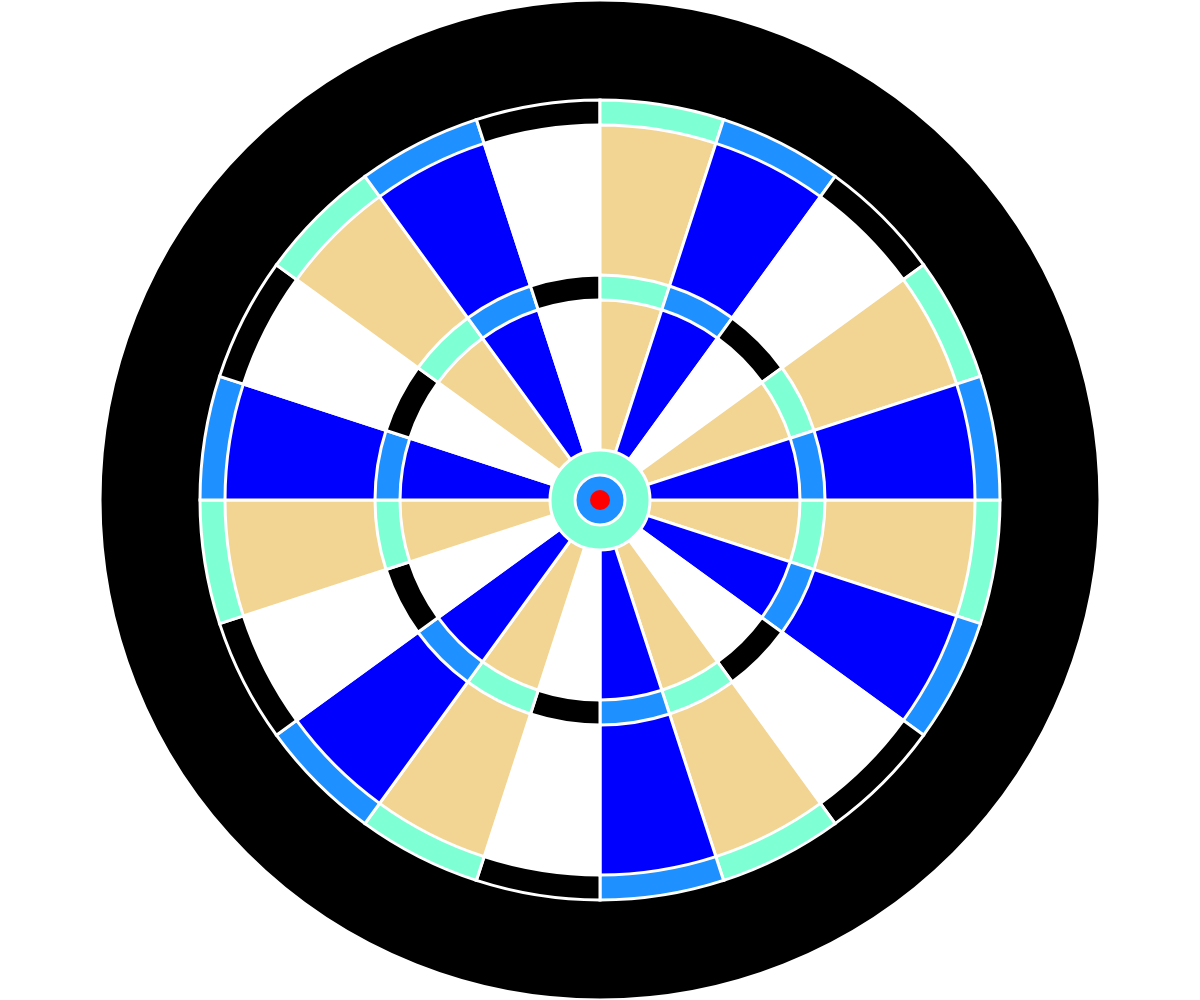
Frame 1 (no input)
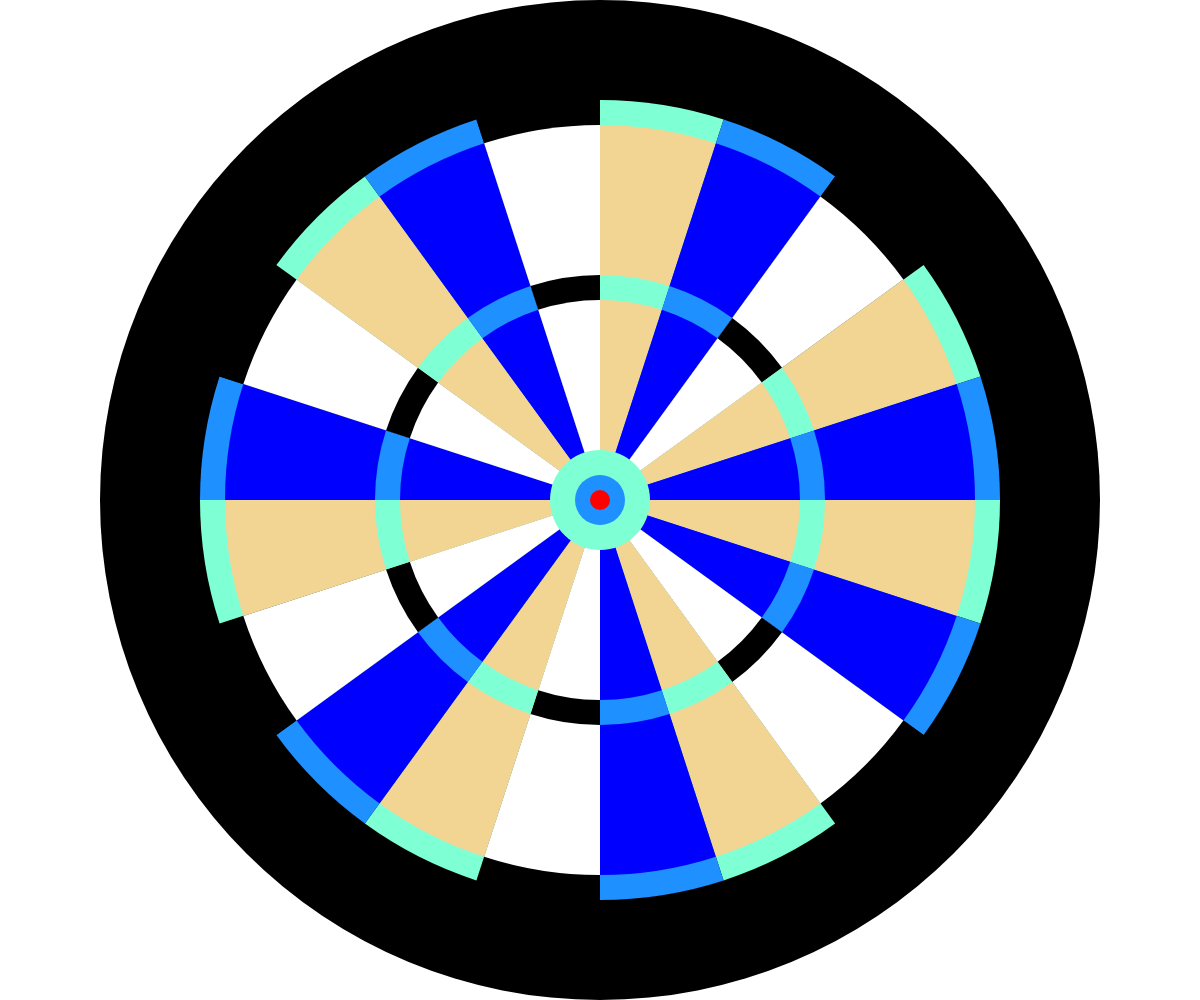
Frame 60 (no input)
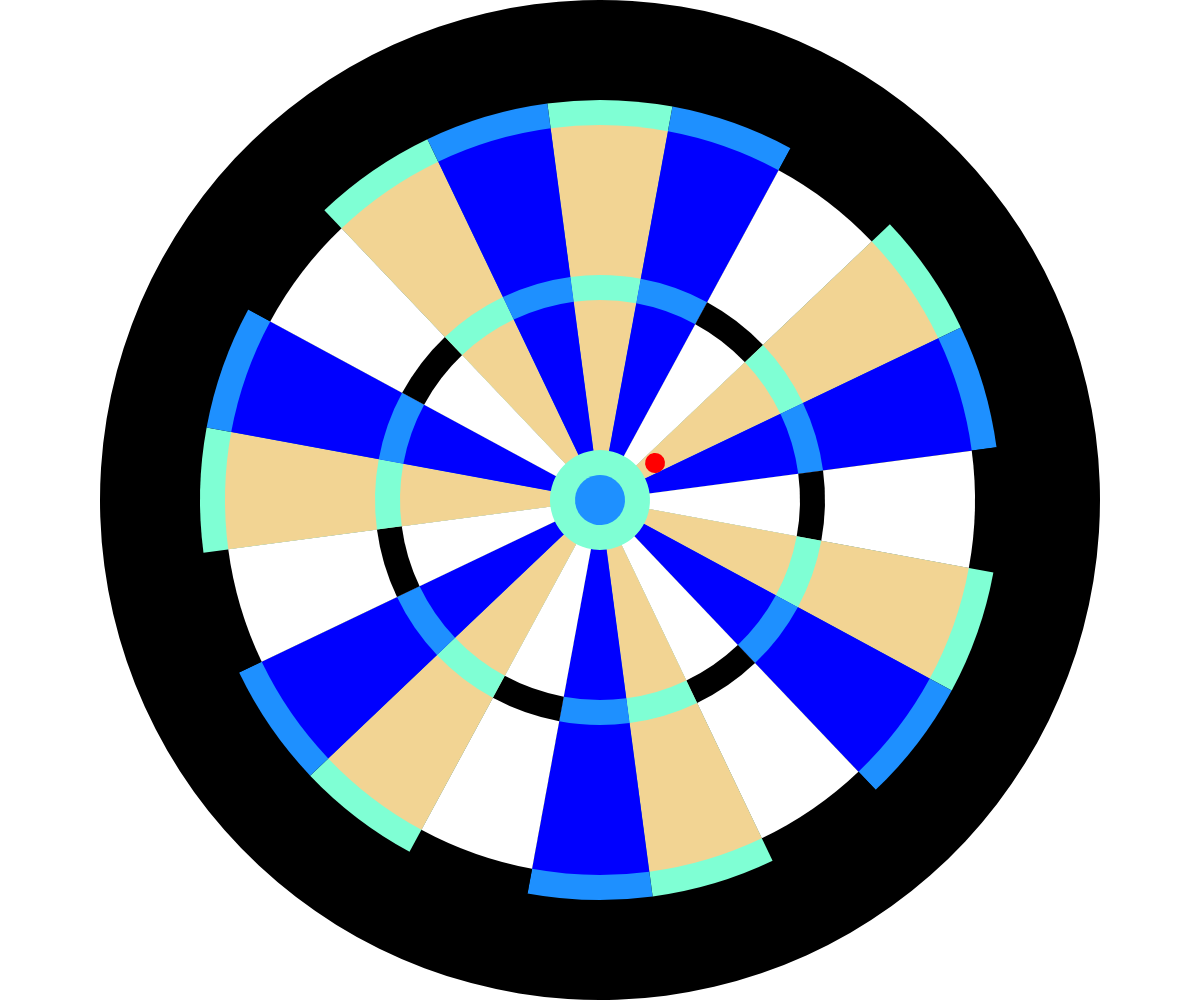
Frame 120 (the mouse pressed at the canvas centre since frame 60)

The p5.js sketch that drew these frames (run headless with seeded random() and noise() and a simulated clock; from frame 60 on, the mouse is pressed at the canvas centre):

// p5.js sketch
// ── sketch.js
// 最終課題を制作しよう


function windowResized(){
  resizeCanvas(windowWidth, windowHeight);
}

let angle = 0;
let spinning = false;
let spinSpeed = 0;
let flashing = false;
let lighting = true;  // 点灯状態を管理
let flashTimer = 0;  // 点滅タイミング用タイマー

// ボールの位置と速度
let ballX = 0, ballY = 0;
let ballVX = 2, ballVY = 3;
let ballRadius = 10;
let innerRadius = 150;
let ballStopped = true;

function setup() {
  createCanvas(windowWidth, windowHeight);
  background(255);
  stroke(255);
  strokeWeight(3);
}

function draw() {
  background(255);
  translate(width / 2, height / 2);
  rotate(angle);

  const maxR = min(width, height);

  drawCircle(color(0), maxR);
  drawArcs(color(127, 255, 212), color(30, 144, 255), color(0), maxR * 0.8);
  drawArcs(color(242, 212, 147), color(0, 0, 255), color(255), maxR * 0.75);
  drawArcs(color(127, 255, 212), color(30, 144, 255), color(0), maxR * 0.45);
  drawArcs(color(242, 212, 147), color(0, 0, 255), color(255), maxR * 0.4);
  drawCircle(color(127, 255, 212), maxR * 0.1);
  drawCircle(color(30, 144, 255), maxR * 0.05);


  if (spinning) {
    angle += spinSpeed;
    spinSpeed *= 0.99;
    if (spinSpeed < 0.01) {
      spinning = false;
      ballStopped = true;
      flashing = true;
    }
  }

  // 改善された点滅処理
  if (flashing && ballStopped) {
    flashTimer++;
    if (flashTimer >= 30) {  // 30フレームごとに切り替え
      lighting = !lighting;  // 点灯状態を反転
      flashTimer = 0;
    }
  }

  if (!ballStopped) {
    updateBall(maxR);
  }
  drawBall();
}

function drawCircle(c, r) {
  fill(c);
  ellipse(0, 0, r, r);
}

function drawArcs(c1, c2, c3, r) {
  for (let i = 0; i < 20; i++) {
    let start = TWO_PI / 20 * i;
    let stop = TWO_PI / 20 * (i + 1);

    if (i % 3 == 0) {
      fill(c1);
    } else if (i % 3 == 1) {
      fill(c2);
    } else {
      fill(c3);
    }
    arc(0, 0, r, r, start, stop, PIE);
  }
}

function updateBall(maxR) {
  ballX += ballVX;
  ballY += ballVY;

  const distance = dist(0, 0, ballX, ballY);

  if (distance + ballRadius > innerRadius) {
    let angleToCenter = atan2(ballY, ballX);
    let normalX = cos(angleToCenter);
    let normalY = sin(angleToCenter);

    let dot = ballVX * normalX + ballVY * normalY;
    ballVX -= 2 * dot * normalX;
    ballVY -= 2 * dot * normalY;
  }
}

function drawBall() {
  if (ballStopped && flashing) {
    if (isLit) {
      fill(255, 0, 0);  // 点灯時は赤色
    } else {
      fill(100);  // 消灯時は灰色
    }
  } else {
    fill(255, 0, 0);  // 通常時は赤
  }
  noStroke();
  ellipse(ballX, ballY, ballRadius * 2, ballRadius * 2);
}

function mousePressed() {
  if (!spinning) {
    spinning = true;
    spinSpeed = random(0.1, 0.3);
    flashing = false;
    ballStopped = false;
    
    ballX = random(-innerRadius / 2, innerRadius / 2);
    ballY = random(-innerRadius / 2, innerRadius / 2);
    ballVX = 10;
    ballVY = 10;
  }
}
